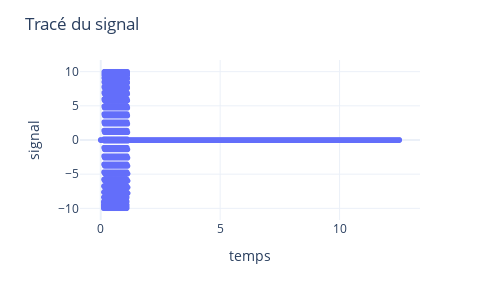
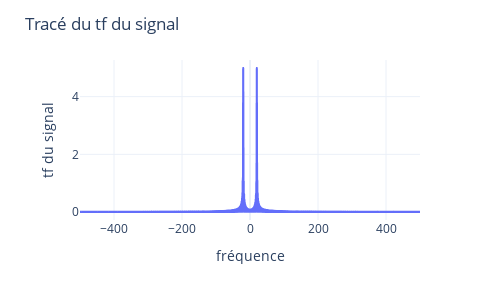

Source (notebook cell) for these figures, in order:
### Code cell
import numpy as np
import pandas as pd
import plotly.express as px
import msicpe.ssl as msi

from GeneSinus import GeneSin

A = 10
phi0 = 45

t ,s = GeneSin(A , 20 , phi0 , 1.25 , 1000 , 12.5)

# I) Creer sa structure de données
df = pd.DataFrame({'temps':t, 'signal':s})
# II) Creer sa figure
fig = px.scatter(df, x='temps', y='signal')
# III) Creer son layout
fig.update_layout(xaxis_title='temps', yaxis_title='signal',
#xaxis_range=..., yaxis_range=..., 
title = 'Tracé du signal',
template='plotly_white', width=500, height=300)
# IV) Afficher
fig.show()

tf ,nu = msi.TransFourier( s, t) 

# I) Creer sa structure de données
df = pd.DataFrame({'temps':nu, 'signal':np.abs(tf)})
# II) Creer sa figure
fig = px.line(df, x='temps', y='signal')
# III) Creer son layout
fig.update_layout(xaxis_title='fréquence', yaxis_title='tf du signal',
#xaxis_range=..., yaxis_range=..., 
title = 'Tracé du tf du signal',
template='plotly_white', width=500, height=300)
# IV) Afficher
fig.show()

### Figure 1 — Plotly figure (JSON) as saved in the notebook; plotly's stock layout.template omitted (floating-point values rounded to 4 significant figures; data arrays with more than 128 entries replaced by an {"elided": "..."} marker saying what was removed)
{"data": [{"hovertemplate": "temps=%{x}<br>signal=%{y}<extra></extra>", "legendgroup": "", "marker": {"color": "#636efa", "symbol": "circle"}, "mode": "markers", "name": "", "showlegend": false, "type": "scattergl", "x": {"elided": "12500 float values"}, "xaxis": "x", "y": {"elided": "12500 float values"}, "yaxis": "y"}], "layout": {"height": 300, "legend": {"tracegroupgap": 0}, "margin": {"t": 60}, "title": {"text": "Tracé du signal"}, "width": 500, "xaxis": {"anchor": "y", "domain": [0, 1], "title": {"text": "temps"}}, "yaxis": {"anchor": "x", "domain": [0, 1], "title": {"text": "signal"}}}}

### Figure 2 — Plotly figure (JSON) as saved in the notebook; plotly's stock layout.template omitted (floating-point values rounded to 4 significant figures; data arrays with more than 128 entries replaced by an {"elided": "..."} marker saying what was removed)
{"data": [{"hovertemplate": "temps=%{x}<br>signal=%{y}<extra></extra>", "legendgroup": "", "line": {"color": "#636efa", "dash": "solid"}, "marker": {"symbol": "circle"}, "mode": "lines", "name": "", "showlegend": false, "type": "scattergl", "x": {"elided": "12500 float values"}, "xaxis": "x", "y": {"elided": "12500 float values"}, "yaxis": "y"}], "layout": {"height": 300, "legend": {"tracegroupgap": 0}, "margin": {"t": 60}, "title": {"text": "Tracé du tf du signal"}, "width": 500, "xaxis": {"anchor": "y", "domain": [0, 1], "title": {"text": "fréquence"}}, "yaxis": {"anchor": "x", "domain": [0, 1], "title": {"text": "tf du signal"}}}}
